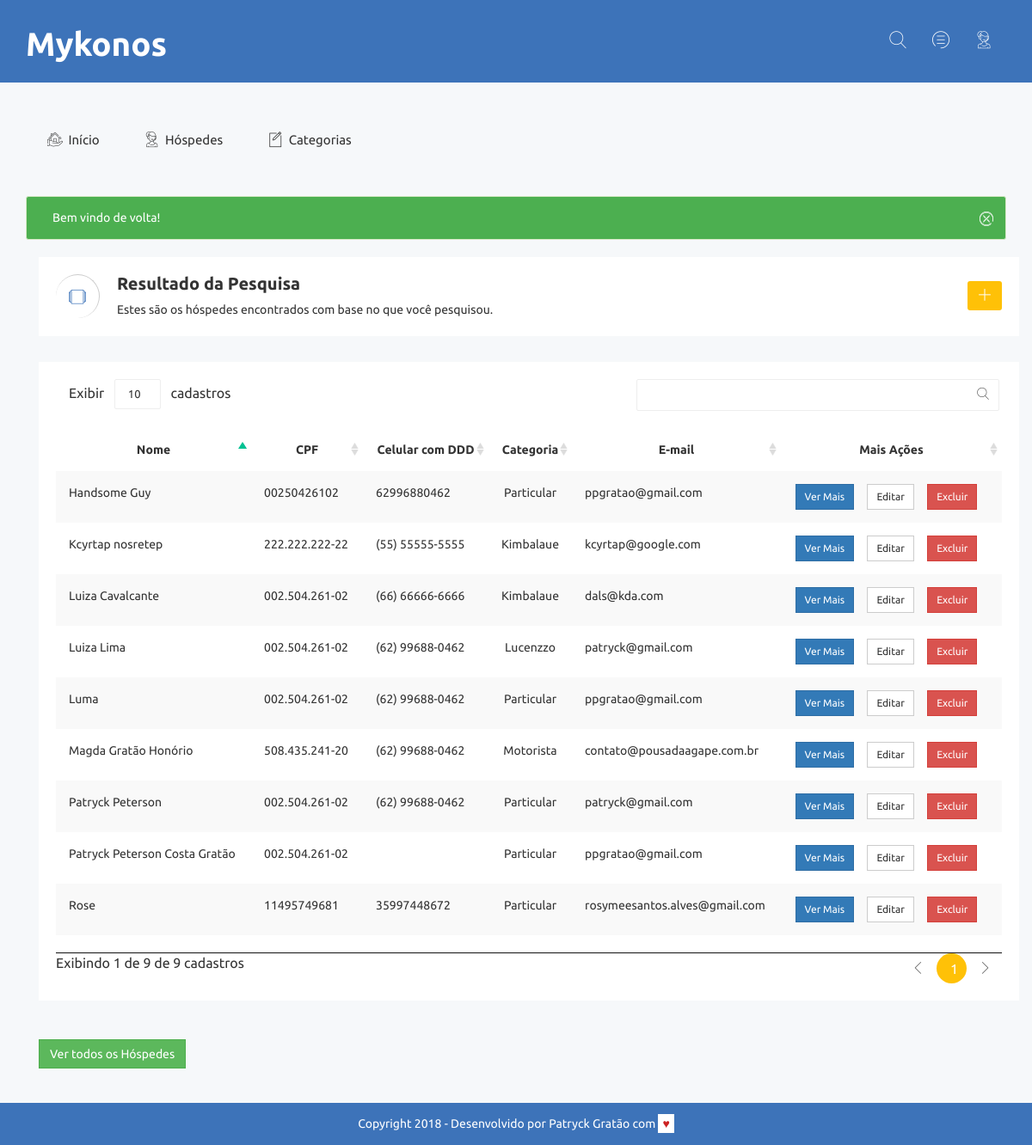
/pesquisar.php (signed in), run on the app's committed database.
### tables this page shows
CREATE TABLE `hospedes` (
  `id` int(11) NOT NULL,
  `nome` varchar(255) NOT NULL,
  `cpf` varchar(20) NOT NULL,
  `data_nascimento` varchar(255) DEFAULT NULL,
  `sexo` char(1) DEFAULT NULL,
  `telefone` varchar(50) DEFAULT NULL,
  `celular` varchar(50) DEFAULT NULL,
  `email` varchar(255) DEFAULT NULL,
  `estado_civil` varchar(60) DEFAULT NULL,
  `cep` varchar(30) DEFAULT NULL,
  `rua` varchar(255) DEFAULT NULL,
  `bairro` varchar(255) DEFAULT NULL,
  `cidade` varchar(255) DEFAULT NULL,
  `estado` char(3) DEFAULT NULL,
  `data_checkin` varchar(255) DEFAULT NULL,
  `data_checkout` varchar(255) DEFAULT NULL,
  `qtd_diarias` int(50) DEFAULT NULL,
  `qtd_pagantes` int(50) DEFAULT NULL,
  `preco_diaria` decimal(50,0) DEFAULT NULL,
  `valor_pago` decimal(50,0) DEFAULT NULL,
  `preco_total` decimal(50,0) DEFAULT NULL,
  `total_pagar` decimal(50,0) DEFAULT NULL,
  `info_extras` longtext,
  `categoria_id` int(11) DEFAULT NULL
);

CREATE TABLE `categorias` (
  `id` int(11) NOT NULL,
  `nome` varchar(255) NOT NULL
);

### banco/banco.php (called while the page is built, shortened)
<?php
function pesquisaHospede ($conexao, $busca) {
	$hospedesEncontrados = array();
	$query = "select p.*, c.nome as categoria_nome from hospedes as p join categorias as c on p.categoria_id = c.id WHERE p.nome LIKE '%{$busca}%' OR p.cpf LIKE '%{$busca}%' ORDER BY p.nome";
	$resultado = mysqli_query($conexao, $query);
	while ($encontrado_array = mysqli_fetch_assoc($resultado)) {
		$hospede = new Hospede();
		$categoria = new Categoria();
		$categoria->nome = $encontrado_array['categoria_nome'];
		$hospede->id = $encontrado_array['id'];
		$hospede->nome = $encontrado_array['nome'];
		$hospede->cpf = $encontrado_array['cpf'];
		$hospede->celular = $encontrado_array['celular'];
		$hospede->categoria = $categoria;
		$hospede->email = $encontrado_array['email'];
		array_push($hospedesEncontrados, $hospede);
	}
	return $hospedesEncontrados;
}

### pesquisar.php (the view, shortened to what this page needs)
<?php
include("banco/conecta.php");
include("banco/banco.php");
include("banco/banco-hospede.php");
	include("partials/_header.php");
	$busca = $_GET['pesquisaHospede'];
	$encontrados = pesquisaHospede($conexao, $busca);
	?>
	<div class="breadcomb-area">
		<div class="container">
			<div class="row">
				<div class="col-lg-12 col-md-12 col-sm-12 col-xs-12">
					<div class="breadcomb-list">
						<div class="row">
							<div class="col-lg-8 col-md-8 col-sm-8 col-xs-12">
								<div class="breadcomb-wp">
									<div class="breadcomb-icon">
										<i class="notika-icon notika-windows"></i>
									</div>
									<div class="breadcomb-ctn">
										<h2>Resultado da Pesquisa</h2>
										<p>Estes são os hóspedes encontrados com base no que você pesquisou. </p>
									</div>
								</div>
							</div>
							<div class="col-lg-4 col-md-4 col-sm-4 col-xs-3">
								<div class="breadcomb-report">
									<a href="cadastrar-hospede.php" data-toggle="tooltip" data-placement="left" title="Cadastrar novo Hóspede" class="btn"><i class="notika-icon notika-plus-symbol"></i></a>
								</div>
							</div>
						</div>
					</div>
				</div>
			</div>
		</div>
	</div>
	<?php if (sizeof($encontrados) > 0) { ?>
		<div class="data-table-area">
			<div class="container">
				<div class="row">
					<div class="col-lg-12 col-md-12 col-sm-12 col-xs-12">
						<div class="data-table-list">
							<div class="table-responsive">
								<table id="data-table-basic" class="table table-striped">
									<thead>
										<tr>
											<th scope="col" class="text-center">Nome</th>
											<th scope="col" class="text-center">CPF</th>
											<th scope="col" class="text-center">Celular com DDD</th>
											<th scope="col" class="text-center">Categoria</th>
											<th scope="col" class="text-center">E-mail</th>
											<th scope="col" class="text-center">Mais Ações</th>
										</tr>
									</thead>
									<tbody>
										<?php
										foreach ($encontrados as $encontrado) : ?>
											<tr>
												<td><?= $encontrado->nome ?></td>
												<td><?= $encontrado->cpf ?></td>
												<td><?= $encontrado->celular ?></td>
												<td class="text-center"><?= $encontrado->categoria->nome ?></td>
												<td><?= $encontrado->email ?></td>
												<td class="mais-acoes text-center">
													<div class="btn-group notika-group-btn material-design-btn">
														<form class="mais-opcoes" action="ver-mais.php">
															<button class="btn btn-primary btn-sm notika-gp-primary">Ver Mais</button>
														</form>
														<form action="editar-hospede.php" class="mais-opcoes" method="post">
															<button class="btn btn-default btn-sm">Editar</button>
														</form>
														<form class="mais-opcoes" action="remover.php" method="post">
															<button class="btn btn-sm btn-danger notika-gp-danger">Excluir</button>
														</form>
													</div>
												</td>
											</tr>
										<?php endforeach ?>
									</tbody>
								</table>
							</div>
						</div>
					</div>
				</div><br><br>
				<a class="btn btn-success notika-btn-primary btn" href="listar-hospedes.php">Ver todos os Hóspedes</a>
			</div>
		</div>
	<?php }
	include ("partials/_footer.php");
	?>

### assets/css/themesaller-forms.css (style rules this page uses)
html, body { border: 0; margin: 0; padding: 0; font-size: 100%; vertical-align: baseline; font: inherit; }
body { margin: 0; padding: 0; background:url(../images/body_bg.jpg) no-repeat center top; }

### assets/css/main.css (style rules this page uses)
html { color: #222; font-size: 1em; line-height: 1.4; }

### assets/css/mykonos.css (style rules this page uses)
body { font-family: 'Ubuntu', sans-serif; }
.mais-opcoes { display: inline; }
.btn-primary, .btn-default, .btn-danger, .btn-warning, .btn-success { border-radius: 0; margin-right: 1em; }

### data on the page
hospedes: nome "Handsome Guy", cpf "00250426102", celular "62996880462", categoria.nome "Particular", email "ppgratao@gmail.com"
hospedes: nome "Kcyrtap nosretep", cpf "222.222.222-22", celular "(55) 55555-5555", categoria.nome "Kimbalaue", email "kcyrtap@google.com"
hospedes: nome "Luiza Cavalcante", cpf "002.504.261-02", celular "(66) 66666-6666", categoria.nome "Kimbalaue", email "dals@kda.com"
hospedes: nome "Luiza Lima", cpf "002.504.261-02", celular "(62) 99688-0462", categoria.nome "Lucenzzo", email "patryck@gmail.com"
hospedes: nome "Luma", cpf "002.504.261-02", celular "(62) 99688-0462", categoria.nome "Particular", email "ppgratao@gmail.com"
hospedes: nome "Magda Gratão Honório", cpf "508.435.241-20", celular "(62) 99688-0462", categoria.nome "Motorista", email "contato@pousadaagape.com.br"
hospedes: nome "Patryck Peterson", cpf "002.504.261-02", celular "(62) 99688-0462", categoria.nome "Particular", email "patryck@gmail.com"
hospedes: nome "Patryck Peterson Costa Gratão", cpf "002.504.261-02", categoria.nome "Particular", email "ppgratao@gmail.com"
hospedes: nome "Rose", cpf "11495749681", celular "35997448672", categoria.nome "Particular", email "rosymeesantos.alves@gmail.com"

### other printed values
$_SESSION[$tipo] "Bem vindo de volta!"
